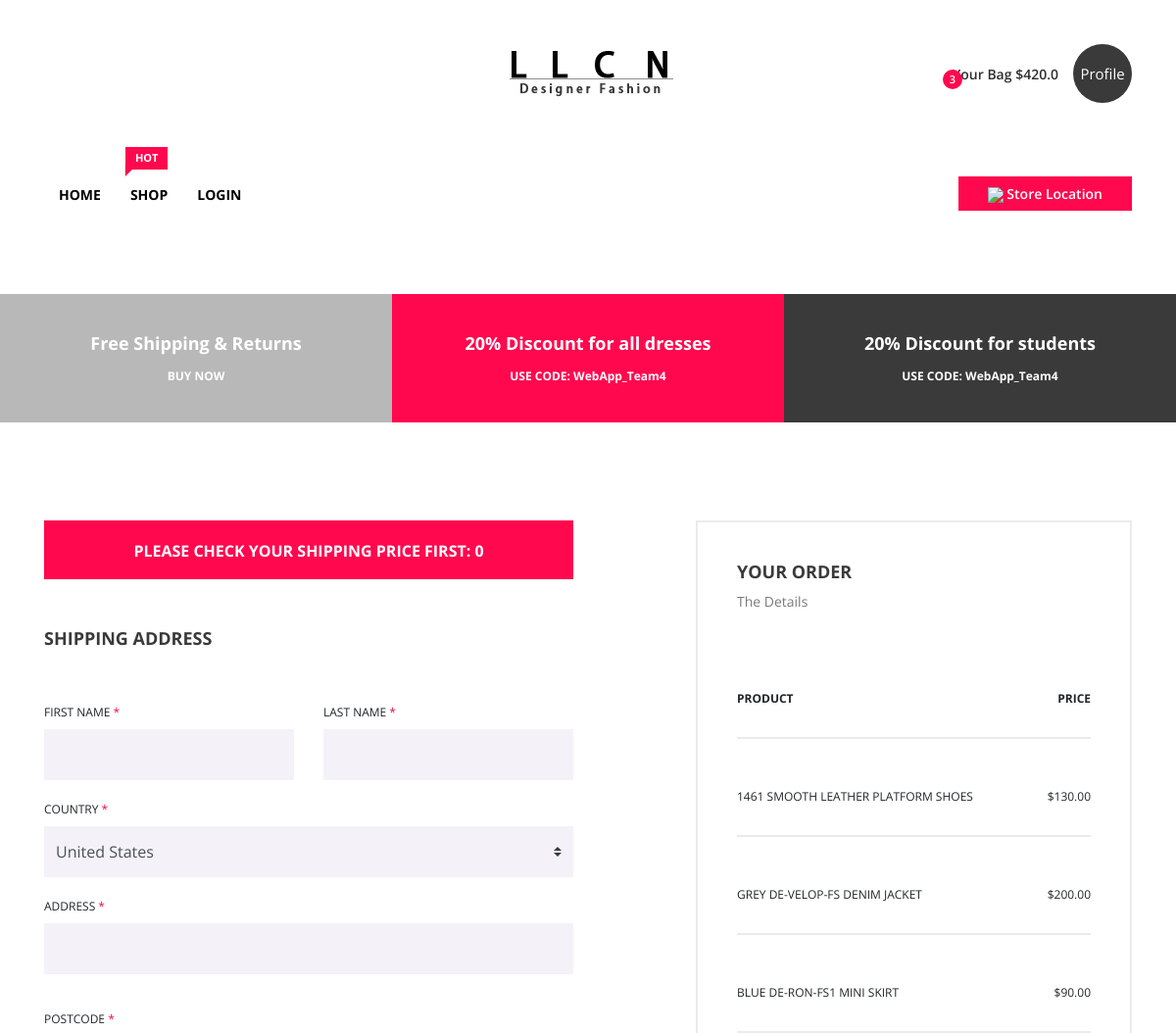
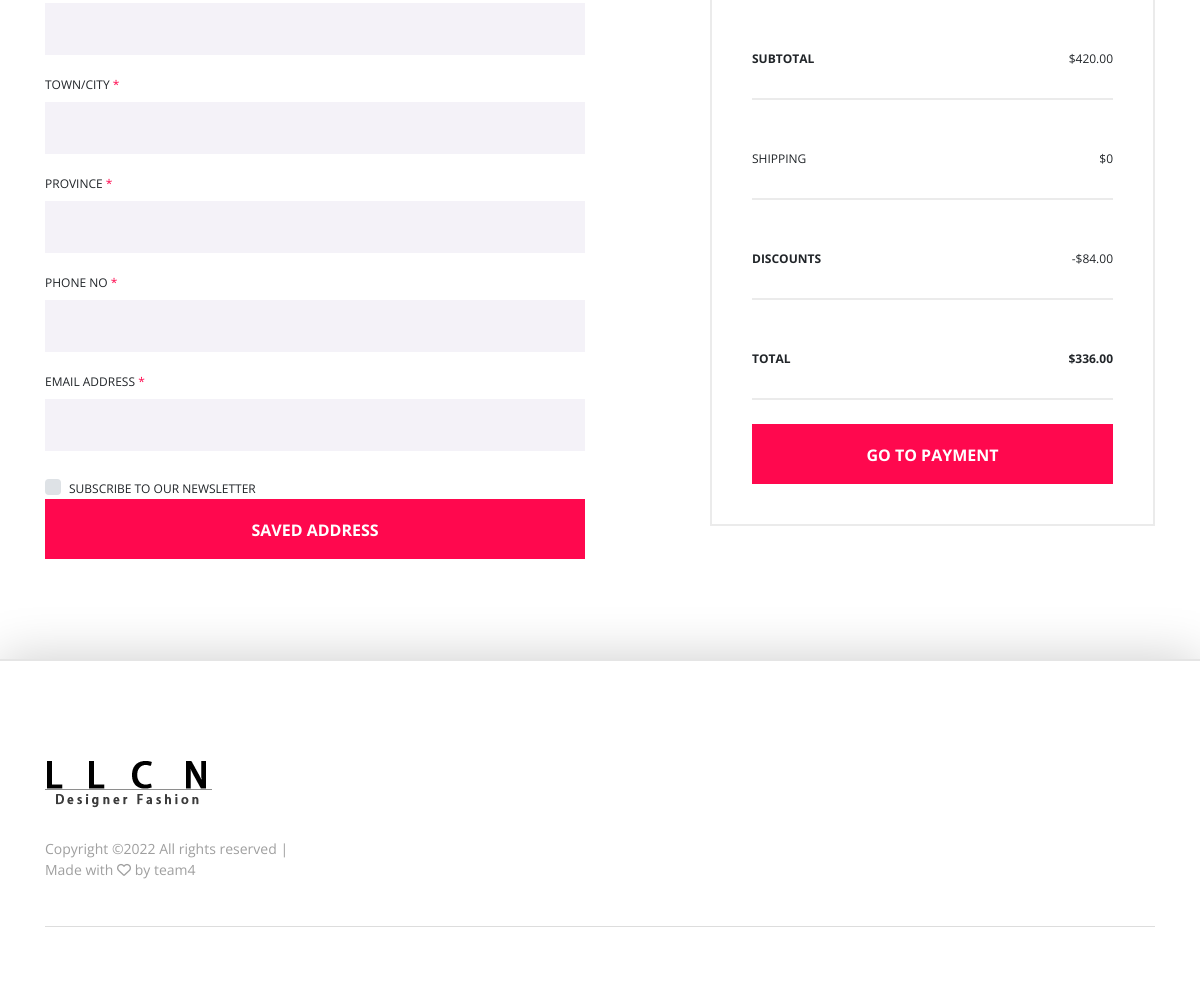
Page /fashionshop/checkout (signed in) on the committed database (2 pictures, top to bottom).
### fashionshop/models.py (models this page shows, shortened)
class Order(models.Model):
    customer = models.OneToOneField(User, default=None, on_delete=models.PROTECT)
    creation_time = models.DateTimeField(auto_now_add=True)
    complete = models.BooleanField(default=False)
    transaction_id = models.CharField(max_length=100, default= 123)
    tarcking_num = models.CharField(max_length=100, null=True)
    shipping_price = models.CharField(max_length=50, default=0.0)
    order_total = models.CharField(max_length=100, null=True)
    cupone = models.FloatField(default=1.0)
    @property
    def get_total_price(self):
        order_items = self.orderitem_set.all()
        total_price = sum([item.get_total_price  for item in order_items])
        return total_price
    @property
    def get_total_num(self):
        order_items = self.orderitem_set.all()
        total_num = sum([item.quantity for item in order_items])
        return total_num
    @property
    def get_coupon_value(self):
        original = float(self.get_total_price)
        final = original * (1-self.cupone)
        return final
    @property
    def get_order_total(self):
        original = float(self.get_total_price)
        final = original * self.cupone + float(self.shipping_price)
        return final

class OrderItem(models.Model):
    item = models.ForeignKey(Item, default=None, on_delete=models.PROTECT)
    order = models.ForeignKey(Order, default=None, on_delete=models.PROTECT)
    quantity = models.IntegerField(default=0)
    date_added = models.DateTimeField(auto_now_add=True)
    selected_size = models.CharField(max_length=30)
    @property
    def get_total_price(self):
        total = self.item.price * self.quantity
        return total

class Item(models.Model):
    item_id = models.AutoField(primary_key=True)
    item_name = models.CharField(max_length=255)
    description = models.CharField(max_length=1000)
    category_gender = models.CharField(max_length = 30)
    category_genre = models.CharField(max_length=30)
    size = models.CharField(max_length=10)
    price = models.FloatField()

### fashionshop/views.py (the view, shortened to what this page needs)
# urls.py: path('checkout', views.checkout_action, name='checkout'),
def checkout_action(request):
    context = update_cart_icon(request)
    customer = request.user
    order, created = Order.objects.get_or_create(
        customer=customer, complete=False)
    if request.method == 'GET':
        context['order'] = order
        return render(request, 'fashionshop/checkout.html', context)

### fashionshop/views.py (called while the page is built)
def update_cart_icon(request):
    customer = request.user
    order, created = Order.objects.get_or_create(
        customer=customer, complete=False)
    if request.user.is_authenticated:
        items_in_order = order.orderitem_set.all()
        cart_item_num = order.get_total_num
    else:
        items = []
        order = {'get_total_price': 0, 'get_total_num': 0}
        cart_item_num = order['get_total_num']
    items_in_order = order.orderitem_set.all()
    for item in items_in_order:
        item.pictures = Item_picture.objects.all().filter(item_id=item.item_id).first()
    total_price = order.get_total_price
    context = {'items_in_order': items_in_order,
               'cart_item_num': cart_item_num, 'total_price': total_price}
    return context

### fashionshop/templates/fashionshop/checkout.html (shortened to what this page needs)
{% extends "fashionshop/base.html" %}
{% block cart %}
{% load static %}
<body onload="updateShipCheck()">
    <div class="checkout_area section_padding_100">
        <div class="container">
            <div class="row">
                <div class="col-12 col-md-6">
                    <input type="button" id='ship_pick' class="btn karl-checkout-btn" style="display:block;"
                        onclick="showAndHidden();"
                        value="Please check your shipping price first: {{order.shipping_price}}"></input>
                    <div class="checkout_details_area mt-50 clearfix">
                        <form action="{% url 'checkout' %}" method="POST" style="display:block;" id="show_ship">
                            <div class="cart-page-heading">
                                <h5>Shipping Address</h5>
                            </div>
                            <div class="row">
                                <div class="col-md-6 mb-3">
                                    <label for="first_name">First Name <span>*</span></label>
                                    <input type="text" class="form-control" name="fname" id="first_name"
                                        value="{{request.user.address.fname}}" required>
                                </div>
                                <div class="col-md-6 mb-3">
                                    <label for="last_name">Last Name <span>*</span></label>
                                    <input type="text" class="form-control" name="lname" id="last_name"
                                        value="{{request.user.address.lname}}" required>
                                </div>
                                <div class="col-12 mb-3">
                                    <label for="country">Country <span>*</span></label>
                                    <select class="custom-select d-block w-100" id="country" name="country">
                                        <option value="usa">United States</option>
                                    </select>
                                </div>
                                <div class="col-12 mb-3">
                                    <label for="street_address">Address <span>*</span></label>
                                    <input type="text" class="form-control mb-3" id="street_address"
                                        name="street_address" value="{{request.user.address.street_address}}" required>
                                </div>
                                <div class="col-12 mb-3">
                                    <label for="postcode">Postcode <span>*</span></label>
                                    <input type="text" class="form-control" id="postcode" name="postcode"
                                        value="{{request.user.address.postcode}}" required>
                                </div>
                                <div class="col-12 mb-3">
                                    <label for="city">Town/City <span>*</span></label>
                                    <input type="text" class="form-control" id="city" name="city"
                                        value="{{request.user.address.city}}">
                                </div>
                                <div class="col-12 mb-3">
                                    <label for="state">Province <span>*</span></label>
                                    <input type="text" class="form-control" id="state" name="state"
                                        value="{{request.user.address.state}}">
                                </div>
                                <div class="col-12 mb-3">
                                    <label for="phone_number">Phone No <span>*</span></label>
                                    <input type="number" class="form-control" id="phone_number" name="phone_number"
                                        min="0" value="{{request.user.address.phone_number}}" required>
                                </div>
                                <div class="col-12 mb-4">
                                    <label for="email_address">Email Address <span>*</span></label>
                                    <input type="email" class="form-control" id="email_address" name="email"
                                        value="{{request.user.address.email}}" required>
                                </div>
                                <div class="col-12">
                                    <div class="custom-control custom-checkbox d-block">
                                        <label class="custom-control-label" for="customCheck3">Subscribe to our
                                            newsletter</label>
                                    </div>
                                </div>
                            </div>
                            <button type="submit" class="btn karl-checkout-btn">Saved Address</button>
                        </form>
                    </div>
                </div>
                <div class="col-12 col-md-6 col-lg-5 ml-lg-auto">
                    <div class="order-details-confirmation">
                        <div class="cart-page-heading">
                            <h5>Your Order</h5>
                            <p>The Details</p>
                        </div>
                        <ul class="order-details-form mb-4">
                            <li><span><strong>Product</strong></span> <span><strong>Price</strong></span></li>
                            {% for order_item in items_in_order %}
                            <li><span>{{order_item.item.item_name}}</span>
                                <span>${{order_item.item.price|floatformat:2}}</span></li>
                            {% endfor %}
                            <li><span><strong>Subtotal</strong></span>
                                <span>${{order.get_total_price|floatformat:2}}</span></li>
                            <li><span>Shipping</span> <span id="shipping_price"
                                    value={{order.shipping_price}}>${{order.shipping_price}}</span></li>
                            <li><span><strong>Discounts</strong></span><span>-${{order.get_coupon_value|floatformat:2}}</span>
                            </li>
                            <li><span><strong>Total</strong></span>
                                <span><strong>${{order.get_order_total|floatformat:2}}</strong></span></li>
                        </ul>
                        <a href="/payment/{{order.id}}" id="complete" class="btn karl-checkout-btn">Go to payment</a>
                    </div>
                </div>
            </div>
        </div>
    </div>
    </div>
</body>
{% endblock %}

### fashionshop/static/css/core-style.css (style rules this page uses)
* { margin: 0; padding: 0; }
body { font-family: 'Open Sans', sans-serif; font-weight: 400; overflow-x: hidden; }
h1, h2, h3, h4, h5, h6 { color: #3a3a3a; line-height: 1.2; font-family: 'Open Sans', sans-serif; font-weight: 700; }
p { color: #3a3a3a; font-size: 1em; line-height: 1.5; font-family: 'Open Sans', sans-serif; font-weight: 400; }
a, a:hover, a:focus { -webkit-transition: all 500ms ease 0s; transition: all 500ms ease 0s; text-decoration: none; outline: none; color: #000000; font-family: 'Open Sans', sans-serif; font-weight: 400; }
ul, ol { margin: 0; }
ol li, ul li { list-style: outside none none; }
.mt-50 { margin-top: 50px; }
.section_padding_100 { padding: 100px 0; }
.cart-page-heading { margin-bottom: 50px; }
.cart-page-heading h5 { text-transform: uppercase; font-size: 18px; }
.cart-page-heading p { color: #7a7a7a; font-size: 14px; margin-bottom: 0; }
.karl-checkout-btn { width: 100%; height: 60px; background-color: #ff084e; border-radius: 0; color: #fff; text-transform: uppercase; font-weight: 700; line-height: 60px; padding: 0; }
.checkout_details_area form label { font-size: 12px; text-transform: uppercase; }
.checkout_details_area form label span { color: #ff084e; }
.checkout_details_area form .form-control, .checkout_details_area form .custom-select { height: 52px; border: none; background-color: #f4f2f8; border-radius: 0; }
.order-details-confirmation { width: 100%; border: 2px solid #ebebeb; padding: 40px; }
.order-details-confirmation .order-details-form li { display: -webkit-box; display: -ms-flexbox; display: flex; -webkit-box-align: center; -ms-flex-align: center; align-items: center; -webkit-box-pack: justify; -ms-flex-pack: justify; justify-content: space-between; margin-bottom: 20px; font-size: 12px; text-transform: uppercase; padding: 30px 0; border-bottom: 2px solid #ebebeb; }

### rows in the picture
Order: shipping_price "Please check your shipping price first: 0", get_total_price "420.00", shipping_price "0", get_coupon_value "84.00", get_order_total "336.00"
OrderItem: item.item_name "1461 SMOOTH LEATHER PLATFORM SHOES", item.price "130.00"
OrderItem: item.item_name "GREY DE-VELOP-FS DENIM JACKET", item.price "200.00"
OrderItem: item.item_name "BLUE DE-RON-FS1 MINI SKIRT", item.price "90.00"

### other values in the picture
{{ cart_item_num }} "3"
{{ total_price }} "420.0"
